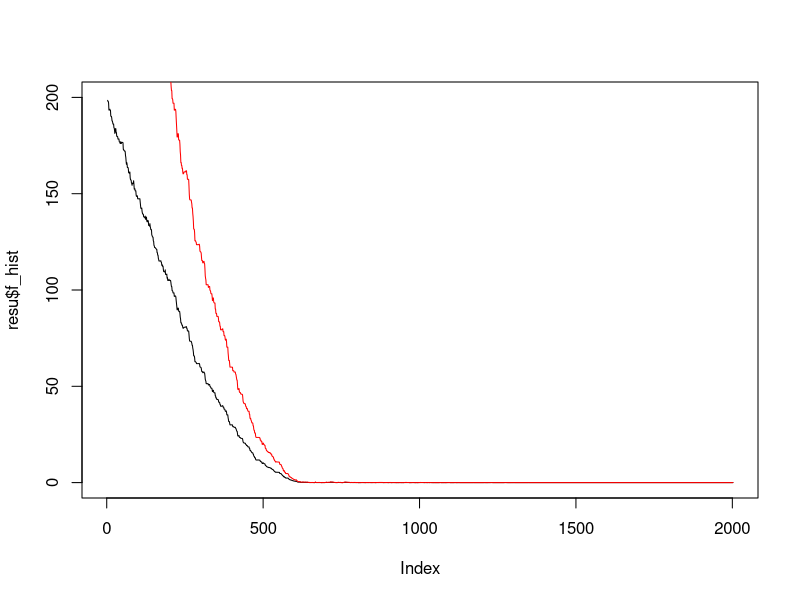

This figure's R source:
# Parametry:
# x - initial solution
# f - objective function 
# t - initial temperature
# alpha -temperature update param
# radius of N(x) - promień sąsiedztwa
# maxIt - # of iteration

f = function(x)
{
  sum(x^2)
}

SA = function(x, f, t, alpha, delta, maxIt)
{
  n = length(x) #ilość elementów wektora x, inaczej w ilo wymiarowej przestrzeni się znajdujemy
  out = list()
  out$f_hist = rep(NA, maxIt+1)
  out$f_hist[1] = f(x)
  out$t_hist = rep(NA, maxIt+1)
  out$t_hist[1] = t
  
  for (i in 1 : maxIt + 1)
  {
    # 1. losowanie 'candidate solution'
    x_c = x + runif(n, min = -delta, delta)
    
    # 2. symulacja przejścia do candidate solution (f-cja aktywacji)
    A = min(1, exp(-(f(x_c) - f(x))/t))
    u = runif(1)
    # Spr. u < A
    if (u < A)
    {
      x = x_c
    }
    t = alpha * t
    
    out$f_hist[i+1] = f(x)
    out$t_hist[i+1] = t
    # 3. aktualizacja wartości parametru temperatury (annealian scedule)
  }
  out$x_opt = x
  return(out)
}

x = c(10, 10)
t = 1
alpha = 0.995
delta = 0.1
maxIt = 2000

resu = SA(x, f, t, alpha, delta, maxIt)
plot(resu$f_hist, type="l")
lines(resu$f_hist * 2, type = "l", col = "red")
